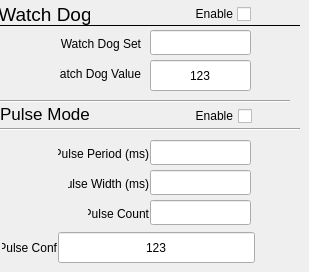
      <widget class="QWidget" name="tabWidgetPage2_2">
       <attribute name="title">
        <string>Pulse</string>
       </attribute>
       <widget class="caLineEdit" name="caLineEdit_15">
        <property name="geometry">
         <rect>
          <x>150</x>
          <y>60</y>
          <width>101</width>
          <height>31</height>
         </rect>
        </property>
        <property name="text">
         <string>123</string>
        </property>
        <property name="alignment">
         <set>Qt::AlignAbsolute|Qt::AlignCenter|Qt::AlignHCenter|Qt::AlignVCenter</set>
        </property>
        <property name="channel" stdset="0">
         <string notr="true">$(P):WDT</string>
        </property>
        <property name="foreground">
         <color>
          <red>195</red>
          <green>195</green>
          <blue>195</blue>
         </color>
        </property>
        <property name="background">
         <color>
          <red>58</red>
          <green>58</green>
          <blue>58</blue>
         </color>
        </property>
        <property name="colorMode">
         <enum>caLineEdit::Static</enum>
        </property>
        <property name="precision">
         <number>0</number>
        </property>
        <property name="fontScaleMode">
         <enum>caLineEdit::Height</enum>
        </property>
        <property name="formatType">
         <enum>caLineEdit::decimal</enum>
        </property>
       </widget>
       <widget class="caLabel" name="calabel_53">
        <property name="geometry">
         <rect>
          <x>88</x>
          <y>200</y>
          <width>61</width>
          <height>28</height>
         </rect>
        </property>
        <property name="text">
         <string>Pulse Count</string>
        </property>
        <property name="alignment">
         <set>Qt::AlignRight|Qt::AlignTrailing|Qt::AlignVCenter</set>
        </property>
        <property name="foreground">
         <color>
          <red>186</red>
          <green>186</green>
          <blue>186</blue>
         </color>
        </property>
        <property name="background">
         <color alpha="0">
          <red>160</red>
          <green>160</green>
          <blue>164</blue>
         </color>
        </property>
       </widget>
       <widget class="caLed" name="caled_9">
        <property name="geometry">
         <rect>
          <x>89</x>
          <y>2</y>
          <width>21</width>
          <height>21</height>
         </rect>
        </property>
        <property name="channel" stdset="0">
         <string notr="true">$(P):WS</string>
        </property>
        <property name="falseColor">
         <color>
          <red>127</red>
          <green>126</green>
          <blue>125</blue>
         </color>
        </property>
        <property name="trueColor">
         <color>
          <red>255</red>
          <green>0</green>
          <blue>0</blue>
         </color>
        </property>
        <property name="bitNr" stdset="0">
         <number>0</number>
        </property>
       </widget>
       <widget class="Line" name="line_4">
        <property name="geometry">
         <rect>
          <x>-10</x>
          <y>100</y>
          <width>300</width>
          <height>3</height>
         </rect>
        </property>
        <property name="orientation">
         <enum>Qt::Horizontal</enum>
        </property>
       </widget>
       <widget class="caTextEntry" name="caTextEntry_12">
        <property name="geometry">
         <rect>
          <x>150</x>
          <y>200</y>
          <width>101</width>
          <height>25</height>
         </rect>
        </property>
        <property name="sizePolicy">
         <sizepolicy hsizetype="Preferred" vsizetype="Preferred">
          <horstretch>0</horstretch>
          <verstretch>0</verstretch>
         </sizepolicy>
        </property>
        <property name="text">
         <string/>
        </property>
        <property name="alignment">
         <set>Qt::AlignCenter</set>
        </property>
        <property name="channel" stdset="0">
         <string notr="true">$(P):PCT</string>
        </property>
        <property name="foreground">
         <color>
          <red>0</red>
          <green>0</green>
          <blue>0</blue>
         </color>
        </property>
        <property name="background">
         <color>
          <red>0</red>
          <green>170</green>
          <blue>255</blue>
         </color>
        </property>
        <property name="colorMode">
         <enum>caLineEdit::Static</enum>
        </property>
        <property name="fontScaleMode">
         <enum>caLineEdit::Height</enum>
        </property>
        <property name="formatType">
         <enum>caLineEdit::decimal</enum>
        </property>
       </widget>
       <widget class="caTextEntry" name="caTextEntry_13">
        <property name="geometry">
         <rect>
          <x>150</x>
          <y>30</y>
          <width>101</width>
          <height>25</height>
         </rect>
        </property>
        <property name="sizePolicy">
         <sizepolicy hsizetype="Preferred" vsizetype="Preferred">
          <horstretch>0</horstretch>
          <verstretch>0</verstretch>
         </sizepolicy>
        </property>
        <property name="text">
         <string/>
        </property>
        <property name="alignment">
         <set>Qt::AlignCenter</set>
        </property>
        <property name="channel" stdset="0">
         <string notr="true">$(P):WDTS</string>
        </property>
        <property name="foreground">
         <color>
          <red>0</red>
          <green>0</green>
          <blue>0</blue>
         </color>
        </property>
        <property name="background">
         <color>
          <red>0</red>
          <green>170</green>
          <blue>255</blue>
         </color>
        </property>
        <property name="colorMode">
         <enum>caLineEdit::Static</enum>
        </property>
        <property name="fontScaleMode">
         <enum>caLineEdit::Height</enum>
        </property>
        <property name="formatType">
         <enum>caLineEdit::decimal</enum>
        </property>
       </widget>
       <widget class="caLabel" name="calabel_54">
        <property name="geometry">
         <rect>
          <x>2</x>
          <y>234</y>
          <width>55</width>
          <height>28</height>
         </rect>
        </property>
        <property name="text">
         <string>Pulse Conf</string>
        </property>
        <property name="alignment">
         <set>Qt::AlignRight|Qt::AlignTrailing|Qt::AlignVCenter</set>
        </property>
        <property name="foreground">
         <color>
          <red>186</red>
          <green>186</green>
          <blue>186</blue>
         </color>
        </property>
        <property name="background">
         <color alpha="0">
          <red>160</red>
          <green>160</green>
          <blue>164</blue>
         </color>
        </property>
       </widget>
       <widget class="caTextEntry" name="caTextEntry_14">
        <property name="geometry">
         <rect>
          <x>150</x>
          <y>170</y>
          <width>101</width>
          <height>25</height>
         </rect>
        </property>
        <property name="sizePolicy">
         <sizepolicy hsizetype="Preferred" vsizetype="Preferred">
          <horstretch>0</horstretch>
          <verstretch>0</verstretch>
         </sizepolicy>
        </property>
        <property name="text">
         <string/>
        </property>
        <property name="alignment">
         <set>Qt::AlignCenter</set>
        </property>
        <property name="channel" stdset="0">
         <string notr="true">$(P):PWID</string>
        </property>
        <property name="foreground">
         <color>
          <red>0</red>
          <green>0</green>
          <blue>0</blue>
         </color>
        </property>
        <property name="background">
         <color>
          <red>0</red>
          <green>170</green>
          <blue>255</blue>
         </color>
        </property>
        <property name="colorMode">
         <enum>caLineEdit::Static</enum>
        </property>
        <property name="fontScaleMode">
         <enum>caLineEdit::Height</enum>
        </property>
        <property name="formatType">
         <enum>caLineEdit::decimal</enum>
        </property>
       </widget>
       <widget class="caTextEntry" name="caTextEntry_15">
        <property name="geometry">
         <rect>
          <x>150</x>
          <y>140</y>
          <width>101</width>
          <height>25</height>
         </rect>
        </property>
        <property name="sizePolicy">
         <sizepolicy hsizetype="Preferred" vsizetype="Preferred">
          <horstretch>0</horstretch>
          <verstretch>0</verstretch>
         </sizepolicy>
        </property>
        <property name="text">
         <string/>
        </property>
        <property name="alignment">
         <set>Qt::AlignCenter</set>
        </property>
        <property name="channel" stdset="0">
         <string notr="true">$(P):PPER</string>
        </property>
        <property name="foreground">
         <color>
          <red>0</red>
          <green>0</green>
          <blue>0</blue>
         </color>
        </property>
        <property name="background">
         <color>
          <red>0</red>
          <green>170</green>
          <blue>255</blue>
         </color>
        </property>
        <property name="colorMode">
         <enum>caLineEdit::Static</enum>
        </property>
        <property name="fontScaleMode">
         <enum>caLineEdit::Height</enum>
        </property>
        <property name="formatType">
         <enum>caLineEdit::decimal</enum>
        </property>
       </widget>
       <widget class="caLabel" name="calabel_55">
        <property name="geometry">
         <rect>
          <x>58</x>
          <y>140</y>
          <width>91</width>
          <height>28</height>
         </rect>
        </property>
        <property name="text">
         <string>Pulse Period (ms)</string>
        </property>
        <property name="alignment">
         <set>Qt::AlignRight|Qt::AlignTrailing|Qt::AlignVCenter</set>
        </property>
        <property name="foreground">
         <color>
          <red>186</red>
          <green>186</green>
          <blue>186</blue>
         </color>
        </property>
        <property name="background">
         <color alpha="0">
          <red>160</red>
          <green>160</green>
          <blue>164</blue>
         </color>
        </property>
       </widget>
       <widget class="caLed" name="caled_11">
        <property name="geometry">
         <rect>
          <x>90</x>
          <y>100</y>
          <width>30</width>
          <height>30</height>
         </rect>
        </property>
        <property name="channel" stdset="0">
         <string notr="true">$(P):PULST</string>
        </property>
        <property name="falseColor">
         <color>
          <red>127</red>
          <green>126</green>
          <blue>125</blue>
         </color>
        </property>
        <property name="trueColor">
         <color>
          <red>255</red>
          <green>0</green>
          <blue>0</blue>
         </color>
        </property>
        <property name="bitNr" stdset="0">
         <number>0</number>
        </property>
       </widget>
       <widget class="Line" name="line_5">
        <property name="geometry">
         <rect>
          <x>0</x>
          <y>24</y>
          <width>300</width>
          <height>3</height>
         </rect>
        </property>
        <property name="frameShadow">
         <enum>QFrame::Plain</enum>
        </property>
        <property name="orientation">
         <enum>Qt::Horizontal</enum>
        </property>
       </widget>
       <widget class="caLabel" name="calabel_56">
        <property name="geometry">
         <rect>
          <x>60</x>
          <y>60</y>
          <width>81</width>
          <height>28</height>
         </rect>
        </property>
        <property name="text">
         <string>Watch Dog Value</string>
        </property>
        <property name="alignment">
         <set>Qt::AlignRight|Qt::AlignTrailing|Qt::AlignVCenter</set>
        </property>
        <property name="foreground">
         <color>
          <red>186</red>
          <green>186</green>
          <blue>186</blue>
         </color>
        </property>
        <property name="background">
         <color alpha="0">
          <red>160</red>
          <green>160</green>
          <blue>164</blue>
         </color>
        </property>
       </widget>
       <widget class="caLabel" name="calabel_59">
        <property name="geometry">
         <rect>
          <x>60</x>
          <y>30</y>
          <width>81</width>
          <height>28</height>
         </rect>
        </property>
        <property name="text">
         <string>Watch Dog Set</string>
        </property>
        <property name="alignment">
         <set>Qt::AlignRight|Qt::AlignTrailing|Qt::AlignVCenter</set>
        </property>
        <property name="foreground">
         <color>
          <red>186</red>
          <green>186</green>
          <blue>186</blue>
         </color>
        </property>
        <property name="background">
         <color alpha="0">
          <red>160</red>
          <green>160</green>
          <blue>164</blue>
         </color>
        </property>
       </widget>
       <widget class="caLabel" name="calabel_62">
        <property name="geometry">
         <rect>
          <x>0</x>
          <y>100</y>
          <width>90</width>
          <height>28</height>
         </rect>
        </property>
        <property name="font">
         <font>
          <pointsize>13</pointsize>
         </font>
        </property>
        <property name="text">
         <string>Pulse Mode</string>
        </property>
        <property name="alignment">
         <set>Qt::AlignCenter</set>
        </property>
        <property name="foreground">
         <color>
          <red>176</red>
          <green>176</green>
          <blue>176</blue>
         </color>
        </property>
        <property name="background">
         <color alpha="0">
          <red>160</red>
          <green>160</green>
          <blue>164</blue>
         </color>
        </property>
       </widget>
       <widget class="caToggleButton" name="catogglebutton_5">
        <property name="geometry">
         <rect>
          <x>238</x>
          <y>106</y>
          <width>20</width>
          <height>20</height>
         </rect>
        </property>
        <property name="channel" stdset="0">
         <string notr="true">$(P):PON</string>
        </property>
       </widget>
       <widget class="caLabel" name="calabel_63">
        <property name="geometry">
         <rect>
          <x>0</x>
          <y>0</y>
          <width>90</width>
          <height>28</height>
         </rect>
        </property>
        <property name="font">
         <font>
          <pointsize>14</pointsize>
         </font>
        </property>
        <property name="text">
         <string>Watch Dog</string>
        </property>
        <property name="alignment">
         <set>Qt::AlignCenter</set>
        </property>
        <property name="foreground">
         <color>
          <red>176</red>
          <green>176</green>
          <blue>176</blue>
         </color>
        </property>
        <property name="background">
         <color alpha="0">
          <red>160</red>
          <green>160</green>
          <blue>164</blue>
         </color>
        </property>
       </widget>
       <widget class="Line" name="line_6">
        <property name="geometry">
         <rect>
          <x>0</x>
          <y>128</y>
          <width>300</width>
          <height>3</height>
         </rect>
        </property>
        <property name="orientation">
         <enum>Qt::Horizontal</enum>
        </property>
       </widget>
       <widget class="caLabel" name="calabel_64">
        <property name="geometry">
         <rect>
          <x>192</x>
          <y>106</y>
          <width>41</width>
          <height>20</height>
         </rect>
        </property>
        <property name="text">
         <string>Enable</string>
        </property>
        <property name="alignment">
         <set>Qt::AlignRight|Qt::AlignTrailing|Qt::AlignVCenter</set>
        </property>
        <property name="foreground">
         <color>
          <red>186</red>
          <green>186</green>
          <blue>186</blue>
         </color>
        </property>
        <property name="background">
         <color alpha="0">
          <red>160</red>
          <green>160</green>
          <blue>164</blue>
         </color>
        </property>
       </widget>
       <widget class="caLabel" name="calabel_65">
        <property name="geometry">
         <rect>
          <x>192</x>
          <y>4</y>
          <width>41</width>
          <height>20</height>
         </rect>
        </property>
        <property name="text">
         <string>Enable</string>
        </property>
        <property name="alignment">
         <set>Qt::AlignRight|Qt::AlignTrailing|Qt::AlignVCenter</set>
        </property>
        <property name="foreground">
         <color>
          <red>186</red>
          <green>186</green>
          <blue>186</blue>
         </color>
        </property>
        <property name="background">
         <color alpha="0">
          <red>160</red>
          <green>160</green>
          <blue>164</blue>
         </color>
        </property>
       </widget>
       <widget class="caLineEdit" name="caLineEdit_16">
        <property name="geometry">
         <rect>
          <x>58</x>
          <y>232</y>
          <width>197</width>
          <height>31</height>
         </rect>
        </property>
        <property name="text">
         <string>123</string>
        </property>
        <property name="alignment">
         <set>Qt::AlignAbsolute|Qt::AlignCenter|Qt::AlignHCenter|Qt::AlignVCenter</set>
        </property>
        <property name="channel" stdset="0">
         <string notr="true">$(P):PULSCONF</string>
        </property>
        <property name="foreground">
         <color>
          <red>195</red>
          <green>195</green>
          <blue>195</blue>
         </color>
        </property>
        <property name="background">
         <color>
          <red>58</red>
          <green>58</green>
          <blue>58</blue>
         </color>
        </property>
        <property name="colorMode">
         <enum>caLineEdit::Static</enum>
        </property>
        <property name="precision">
         <number>0</number>
        </property>
        <property name="fontScaleMode">
         <enum>caLineEdit::Height</enum>
        </property>
        <property name="formatType">
         <enum>caLineEdit::decimal</enum>
        </property>
       </widget>
       <widget class="caLabel" name="calabel_66">
        <property name="geometry">
         <rect>
          <x>68</x>
          <y>170</y>
          <width>81</width>
          <height>28</height>
         </rect>
        </property>
        <property name="text">
         <string>Pulse Width (ms)</string>
        </property>
        <property name="alignment">
         <set>Qt::AlignRight|Qt::AlignTrailing|Qt::AlignVCenter</set>
        </property>
        <property name="foreground">
         <color>
          <red>186</red>
          <green>186</green>
          <blue>186</blue>
         </color>
        </property>
        <property name="background">
         <color alpha="0">
          <red>160</red>
          <green>160</green>
          <blue>164</blue>
         </color>
        </property>
       </widget>
       <widget class="caToggleButton" name="catogglebutton_3">
        <property name="geometry">
         <rect>
          <x>237</x>
          <y>4</y>
          <width>16</width>
          <height>21</height>
         </rect>
        </property>
        <property name="channel" stdset="0">
         <string notr="true">$(P):WE</string>
        </property>
       </widget>
      </widget>
